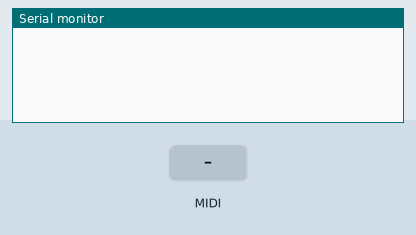
Simulated run of this sketch. Board: Teensy 4. Parts: the last lines printed to the serial monitor. Inputs (shaded band) come from the test bench.

Above: at 1.2 s.
1.3 s: MIDI note 36 received
At 2.6 s:
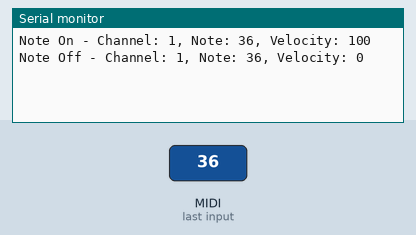
3.1 s: MIDI note 48 received
At 3.31 s:
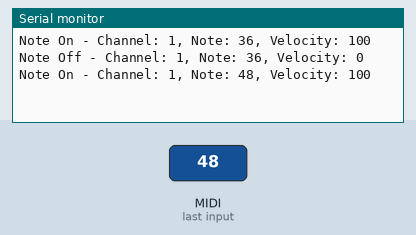

The sketch:

MIDI_In_Teensy.ino
```cpp
//#include <usbMIDI.h>

void setup() {
  Serial.begin(115200); // Initialize serial for debugging
  usbMIDI.setHandleNoteOn(OnNoteOn);   // Set callback for Note On
  usbMIDI.setHandleNoteOff(OnNoteOff); // Set callback for Note Off
  usbMIDI.setHandleControlChange(OnControlChange); // Set callback for Control Change
}

void loop() {
  usbMIDI.read();  // Continuously read incoming MIDI messages
}

// Callback for Note On messages
void OnNoteOn(byte channel, byte note, byte velocity) {
  Serial.print("Note On - Channel: ");
  Serial.print(channel);
  Serial.print(", Note: ");
  Serial.print(note);
  Serial.print(", Velocity: ");
  Serial.println(velocity);
}

// Callback for Note Off messages
void OnNoteOff(byte channel, byte note, byte velocity) {
  Serial.print("Note Off - Channel: ");
  Serial.print(channel);
  Serial.print(", Note: ");
  Serial.print(note);
  Serial.print(", Velocity: ");
  Serial.println(velocity);
}

// Callback for Control Change messages
void OnControlChange(byte channel, byte control, byte value) {
  Serial.print("Control Change - Channel: ");
  Serial.print(channel);
  Serial.print(", Control: ");
  Serial.print(control);
  Serial.print(", Value: ");
  Serial.println(value);
}
```

Measured:
- after the input at 1.3 s, the serial monitor: prints a new line at once (image 1)
- after the input at 3.1 s, the serial monitor: prints a new line at once (image 2)
